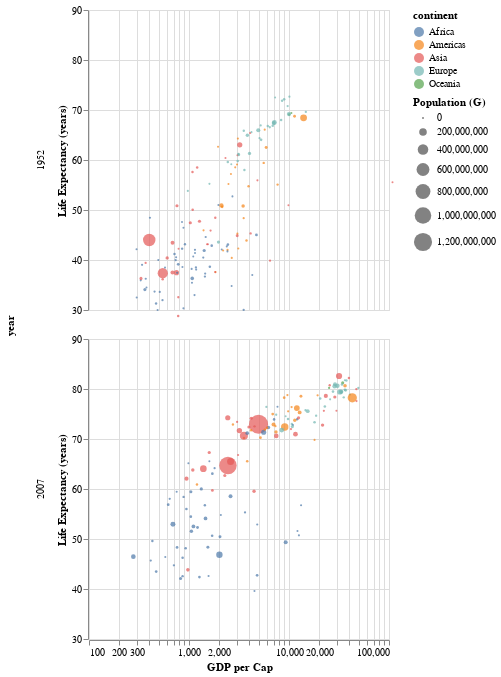

Notebook source saved alongside this figure:
### Markdown cell above
Create an `alt.Chart` with Altair to explore the distribution of life expectancy, grouped by continent:

* Use the filtered dataset `first_last`.
* Use a circle mark.
* Encode `gdpPercap` as the x position. Add a custom log scale, with a domain of `[100,100000]`.
* Encode `lifeExp` as the y position. Add a custom scale with a domain of `[30,90]` and `zero=False`.
* Encode `pop` as the size.
* Encode `continent` as the color with a nominal datatype.
* Encode `year` as the row.
* Set human readable titles for the axes and legends in title case.

### Code cell
alt.Chart(first_last).mark_circle().encode(
    alt.X('gdpPercap', title = 'GDP per Cap', scale = alt.Scale(type = 'log', domain = [100, 100000])),
    alt.Y('lifeExp', title = 'Life Expectancy (years)', scale = alt.Scale(zero = False, domain = [30, 90])),
    alt.Size('pop', title = 'Population (G)'),
    alt.Color('continent:N'),
    alt.Row('year')
)

### Figure 1 — Vega-Lite specification as saved in the notebook (floating-point values rounded to 4 significant figures; data arrays with more than 128 entries replaced by an {"elided": "..."} marker saying what was removed)
{"$schema": "https://vega.github.io/schema/vega-lite/v1.2.1.json", "data": {"values": {"elided": "284 records"}}, "encoding": {"color": {"field": "continent", "type": "nominal"}, "row": {"field": "year", "type": "quantitative"}, "size": {"field": "pop", "title": "Population (G)", "type": "quantitative"}, "x": {"field": "gdpPercap", "scale": {"domain": [100, 100000], "type": "log"}, "title": "GDP per Cap", "type": "quantitative"}, "y": {"field": "lifeExp", "scale": {"domain": [30, 90], "zero": false}, "title": "Life Expectancy (years)", "type": "quantitative"}}, "mark": "circle"}
